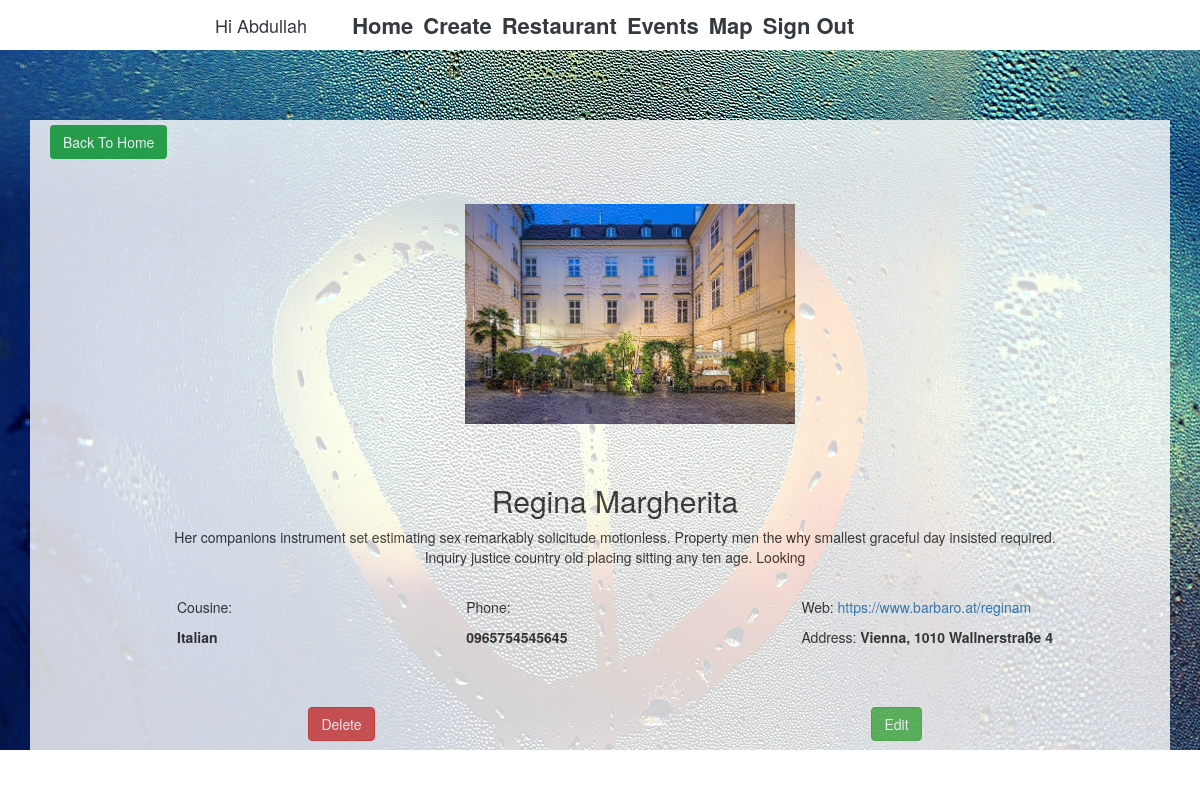
/individual.php?type=restaurant&id=1 (signed in), run on the app's committed database.
### tables this page shows
CREATE TABLE `users` (
  `userId` int(11) NOT NULL,
  `userName` varchar(30) NOT NULL,
  `userEmail` varchar(60) NOT NULL,
  `userPass` varchar(255) NOT NULL,
  `role` enum('user','admin') DEFAULT 'user'
);

CREATE TABLE `restaurants` (
  `rest_id` int(10) NOT NULL,
  `rest_name` varchar(35) DEFAULT NULL,
  `rest_phone` varchar(35) DEFAULT NULL,
  `rest_type` varchar(30) DEFAULT NULL,
  `rest_desc` varchar(500) DEFAULT NULL,
  `rest_web` varchar(30) DEFAULT NULL,
  `FK_location` int(10) DEFAULT NULL,
  `rest_pic` varchar(60) DEFAULT NULL
);

CREATE TABLE `location` (
  `location_id` int(10) NOT NULL,
  `city` varchar(35) DEFAULT NULL,
  `zip` int(10) DEFAULT NULL,
  `address` varchar(35) DEFAULT NULL
);

### queries/query_login.php (called while the page is built, shortened)
<?php
if(isset($_SESSION["admin"])){
 $res=mysqli_query($conn, "SELECT * FROM users WHERE userId=".$_SESSION['admin']);
$userRow=mysqli_fetch_array($res, MYSQLI_ASSOC); }
else{
	 $res=mysqli_query($conn, "SELECT * FROM users WHERE userId=".$_SESSION['user']);
$userRow=mysqli_fetch_array($res, MYSQLI_ASSOC); }
?>

### individual.php (the view, shortened to what this page needs)
<?php
include_once('actions/db_connection.php');
require_once 'queries/query_login.php';
include_once('head_component.php');
echo '
	<a href="home.php" ><button class="btn bg-success text-white m-2">Back To Home</button></a>
';
if($_GET['type']){
		if($_GET['type'] == 'restaurant'){
			 $query = 'SELECT * from restaurants left join location ON FK_location = location_id where rest_id ='.$_GET['id'];
			 $result = $conn->query($query);
   			 $data = $result->fetch_assoc();
			echo '
			<div id="individual " class="container">
			 	<div class="text-center container p-5">
			 		<img id="img_ind" class="w-100 p-3" src="'.$data['rest_pic'].'">
			 	</div>
			 	<div class="text-center ">
			 		<h2>'.$data['rest_name'].'</h2>
			 	</div>
			 	<div class="text-center " id="text-text">
			 		<p>'.$data['rest_desc'].'</p>
			 	</div>
			 	<div id="add_info" class="d-flex justify-content-around mt-5">
			 		<div>
			 			<p>Cousine: </p><p class="mb-5"><strong>'.$data['rest_type'].'</strong></p>
			 		</div>
			 		<div>
			 			<p>Phone: </p><p class="mb-5"><strong> '.$data['rest_phone'].'</strong></p>
			 		</div>
			 		<div>
			 			<p class="">Web:<a href="#"> '.$data['rest_web'].'</a></p>
			 			<p class="mb-5">Address: <strong> '.$data['city'].', '.$data['zip'].' '.$data['address'].'</strong></p>
			 		</div>
			 	</div>';
				if(isset($_SESSION["admin"])){
			 		echo '
			 		<div class="d-flex justify-content-around mt-5">
			 			<div>
					 		<form action="actions/delete.php" method="POST" >
					 			<input type="hidden" name="id_del" value="'.$data['rest_id'].' ">
					 			<input type="hidden" name="type" value="restaurants">
					 			<input type="submit" name="canc" value="Delete" class="btn btn-danger">
					 		</form>
					 	</div>
					 	<div>
					 		<form action="actions/edit.php" method="POST" >
								<input type="hidden" name="id" value="'.$data['rest_id'].'">
					 			<input type="hidden" name="type" value="restaurants">
					 			<input type="submit" name="edit"  value="Edit"   class="btn btn-success">
					 		</form>
					 	</div>
			 		</div></div>';
					}else{echo '</div>';}
		}
}else{
	header('Location:index.php');
}
 ?>

### head_component.php (shortened to what this page needs)
<!DOCTYPE html>
<html>
<head>
	<link rel="stylesheet" type="text/css" href="style/style.css">
		<link href="https://stackpath.bootstrapcdn.com/bootstrap/4.3.1/css/bootstrap.min.css" rel="stylesheet">
  <link href="https://maxcdn.bootstrapcdn.com/bootstrap/3.3.6/css/bootstrap.min.css" rel="stylesheet" />
</head>
<body>
	<nav class="mynav nav navbar-expand-lg text-dark">
  <a class="navbar-brand text-dark"  href="home.php">Hi <?php echo $userRow['userName' ]; ?></a>
  <ul class="justify-content-center navbar-nav collapse navbar-collapse" id="nav-bar">
    <li class="nav-item active">
      <a class="nav-link text-dark"  href="home.php">Home <span class="sr-only">(current)</span></a>
    </li>
    <?php
    if(isset($_SESSION["admin"])){
            echo '<li class="nav-item">
      <a class="nav-link text-dark" href="create.php">Create</a>
    </li>';}
          ?>
      <li class="nav-item">
      <a class="nav-link text-dark" href="restaurant.php">Restaurant</a>
    </li>
      <li class="nav-item">
      <a class="nav-link text-dark" href="things.php">Events</a>
    </li>
      <li class="nav-item">
      <a class="nav-link text-dark" href="map.php">Map</a>
    </li>
			<li class="nav-item">
           <a  class="nav-link text-dark" href="logout.php?logout">Sign Out</a></li>
  </ul>
</nav>
	<div id="container" class="container ml-6">

### style/style.css (style rules this page uses)
.navbar-brand { margin-left: 200px !important; }
#container { opacity: 0.9; position: relative; top: 5em; padding-bottom: 2em; background: -moz-linear-gradient(left, rgba(255, 255, 255, 0.9) 0%, rgba(255, 255, 255, 0.9) 1%, rgba(255, 255, 255, 0.9) 100%); background: -webkit-linear-gradient(left, rgba(255, 255, 255, 0.9) 0%, rgba(255, 255, 255, 0.9) 1%, rgba(255, 255, 255, 0.9) 100%); background: linear-gradient(to right, rgba(255, 255, 255, 0.9) 0%, rgba(255, 255, 255, 0.9) 1%, rgba(255, 255, 255, 0.9) 100%); filter: progid:DXImageTransform.Microsoft.gradient(startColorstr='#e6ffffff', endColorstr='#e6ffffff', GradientType=1); }
a { text-decoration: none !important; }
#img_ind { max-width: 25em; }
#text-text { width: 80%; margin: 0 auto; }
ul li { list-style: none; font-size: 22px; font-weight: bold; }

### data on the page
users: userName "Abdullah"
restaurants: rest_pic (picture), rest_name "Regina Margherita", rest_desc "Her companions instrument set estimating sex remarkably solicitude motionless. Property men the why smallest graceful day insisted required. Inquiry justice country old placing sitting any ten age. Looking", rest_type "Italian", rest_phone "0965754545645", rest_web "https://www.barbaro.at/reginam", FK_location.city "Vienna", FK_location.zip "1010", FK_location.address "Wallnerstraße 4"
